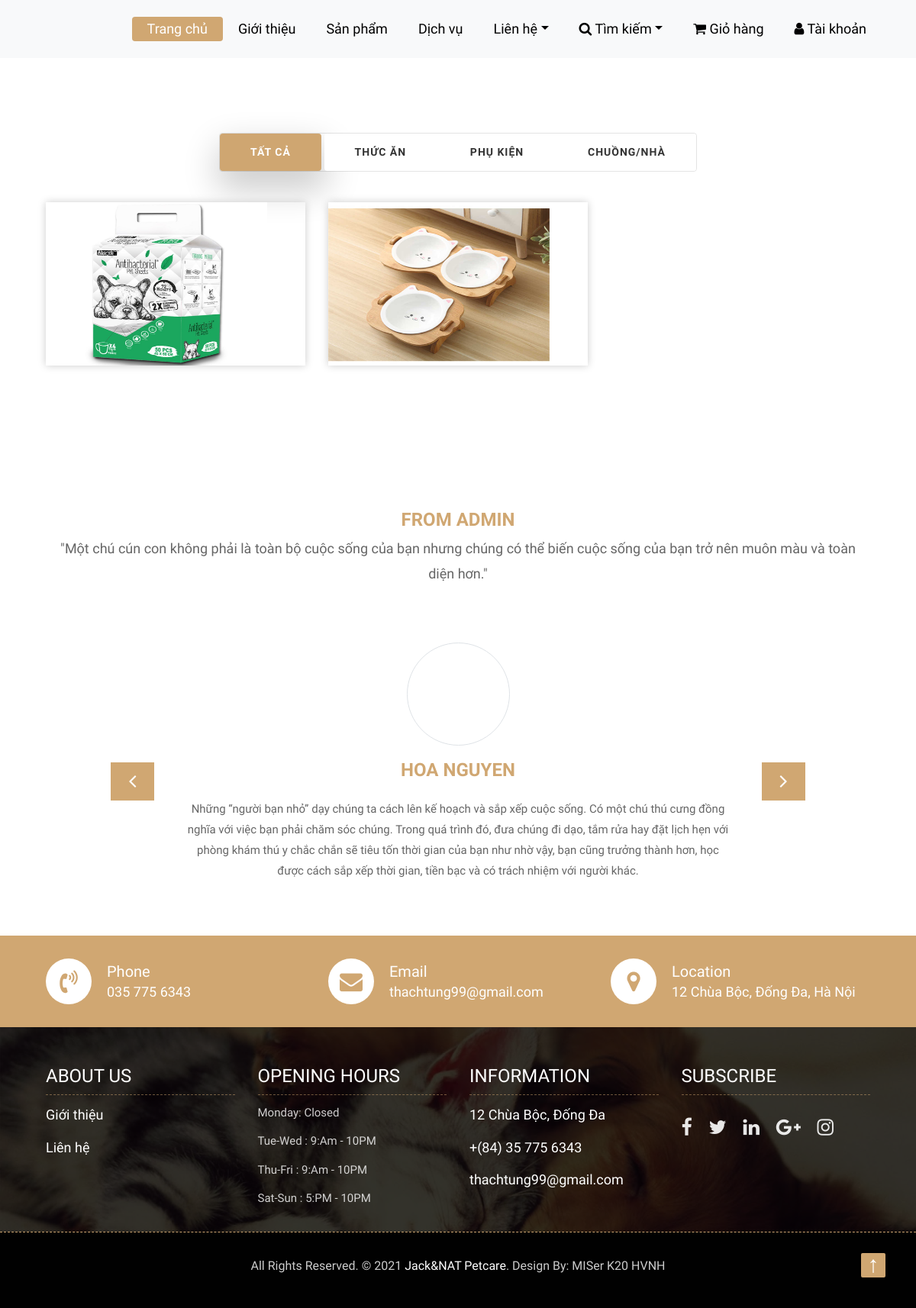
Page /menu.php?tag=4 on the earlier database version.
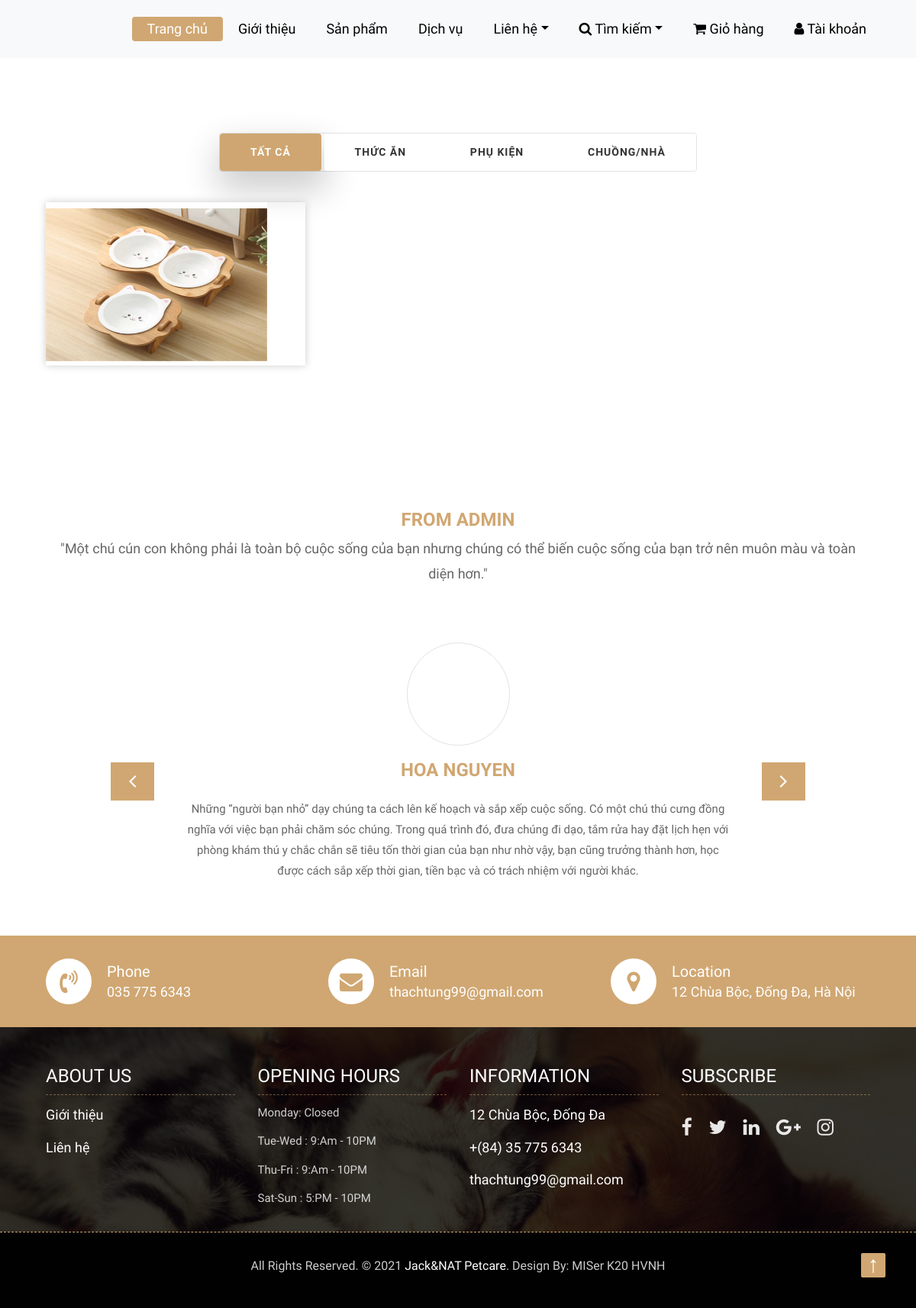
Same page on the later database version.
### tables this page shows
CREATE TABLE `tbl_san_pham` (
  `id_san_pham` int(11) NOT NULL,
  `ten_san_pham` varchar(256) NOT NULL,
  `don_gia` float(11,0) DEFAULT NULL,
  `id_danh_muc` varchar(50) NOT NULL DEFAULT '1',
  `anh` varchar(255) DEFAULT NULL,
  `mo_ta` text DEFAULT NULL,
  `id_anh` varchar(50) DEFAULT NULL,
  `so_luong` int(20) NOT NULL,
  `ngay_them` timestamp NULL DEFAULT current_timestamp(),
  `tag` int(11) DEFAULT NULL,
  `tag_2` int(11) DEFAULT NULL,
  `tag_3` int(11) DEFAULT NULL
);

### customer/product/product_info.php (the view, shortened to what this page needs)
<div class="menu-box">
	<div class="container">
           <div class="row" style="margin-top: 94px;">
			<div class="col-lg-12">
				<div class="special-menu text-center">
					<div class="button-group filter-button-group">
						<button class="active" data-filter="*">Tất cả</button>
						<button data-filter=".thucan">Thức ăn</button>
						<button data-filter=".phukien">Phụ kiện</button>
						<button data-filter=".chuongnha">Chuồng/Nhà</button>
					</div>
				</div>
			</div>
		</div>
		<div class="row special-list">
		<?php
				$sql="Select *, IF(tbl_khuyen_mai.muc_khuyen_mai != 0, tbl_san_pham.don_gia*(1 - tbl_khuyen_mai.muc_khuyen_mai/100), tbl_san_pham.don_gia) AS
				gia_moi, tbl_san_pham.id_san_pham AS id_san_pham from tbl_san_pham LEFT JOIN tbl_khuyen_mai ON tbl_khuyen_mai.id_san_pham = tbl_san_pham.id_san_pham";
				if(isset($_GET['tag']) and !isset($_GET['tensanpham'])) $sql.= " WHERE tbl_san_pham.tag = '".$_GET['tag']."'";
                   $result=$con->query($sql);
                   if($result->num_rows>0)
					{
						while($row=$result->fetch_assoc())
						{
				?>
						<?php
							if($row['id_danh_muc']=='2')
							{
						?>
						<div class="col-lg-4 col-md-6 special-grid phukien">
							<div class="gallery-single fix">
								<img src="images/san-pham/<?php echo $row['anh'] ?>" alt="" style="width: 290px;height: 214px;" class="img-fluid" alt="Image">
							</div>
						</div>
						<?php
							}
						?>
			<?php
			}
			}
			?>
		</div>
	</div>
</div>

Differences in the rows shown:
removed tbl_san_pham: anh (picture)
